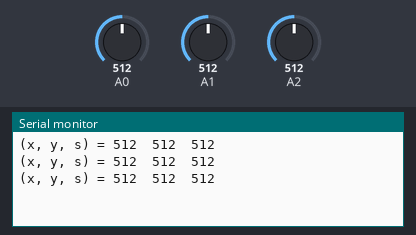
A sketch run on a simulated Arduino Uno, built with avr-gcc and run on an emulated ATmega328P. On the bench: the last lines printed to the serial monitor. Inputs (shaded band) come from the test bench; at power-on: A0 = 512, A1 = 512, A2 = 512.

Above: at 3.2 s.
3.3 s: A0 set to 716
At 3.9 s:
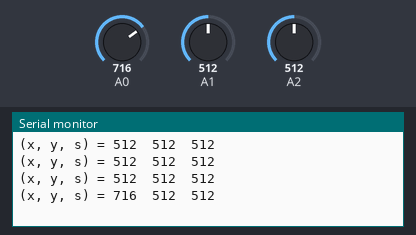
4.8 s: A1 set to 716
At 5.4 s:
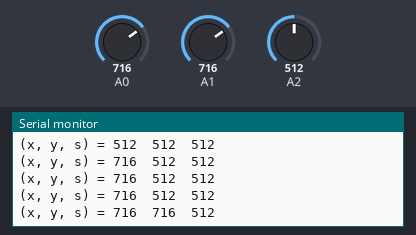
6.3 s: A2 set to 716
At 6.9 s:
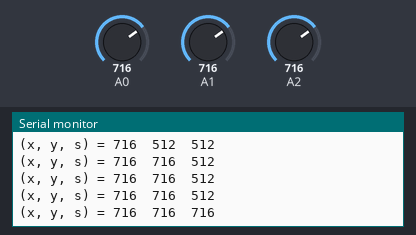
7.8 s: A0 set to 900
At 8.4 s:
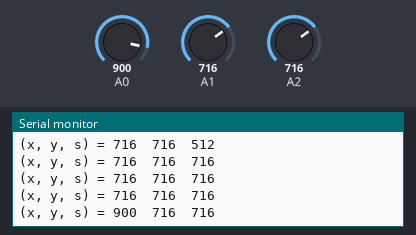
9.3 s: A1 set to 900
At 9.9 s:
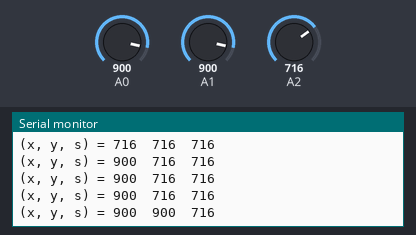
10.8 s: A2 set to 900
At 11.4 s:
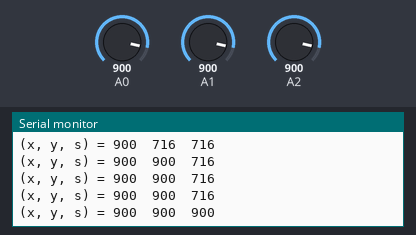
Timing chart, 0 to 13.3 s (numbered marks = the images above; inputs shaded):
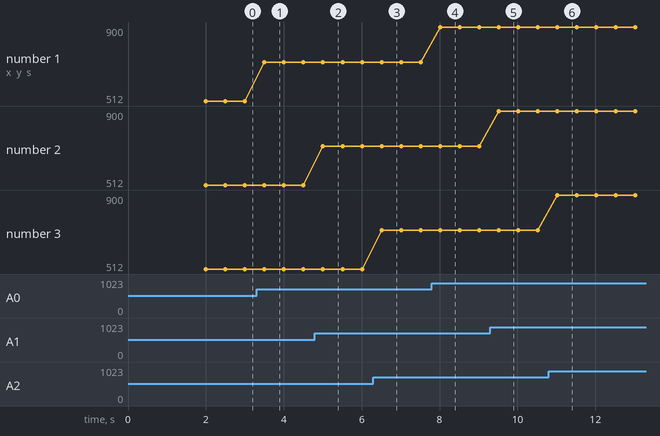

The sketch:

Uno_Joystick_Test.ino
```cpp
/*
 * File: Uno_Jostick_Test.ino
 *
 * Test of Analog joystick @ Arduino Uno
 * Claus Kühnel 2020-02-17 info@ckuehnel.ch
 *
 * Connections:
 * Joystick  Arduino Uno
 *     GND -- GND
 *     VCC -- 5 V
 *     VRx -- A0
 *     VRy -- A1
 *       S -- A2
 */
#define CONVERT 0

int x,y,s;  // Joystick coordinates

void readJoystick(int &x, int &y, int &s)
{
  x = analogRead(0);
  y = analogRead(1);
  s = analogRead(2);
}

void setup()
{
  Serial.begin(115200);
  delay(2000); // wait for Serial Monitor
}

void loop()
{
  readJoystick(x, y, s);
  if (CONVERT)
  {
    x = map(x, 0, 677, 0, 1023);
    y = map(y, 0, 677, 0, 1023);
    if (s > 10) s = 1; else s = 0;
  }
  Serial.print("(x, y, s) = ");
  Serial.print(x);
  Serial.print("\t");
  Serial.print(y);
  Serial.print("\t");
  Serial.println(s);
  delay(500);
}
```

Measured:
- after the input at 3.3 s, the serial monitor: prints a new line after 0.20 s (image 1)
- after the input at 4.8 s, the serial monitor: prints a new line after 0.21 s (image 2)
- after the input at 6.3 s, the serial monitor: prints a new line after 0.21 s (image 3)
- after the input at 7.8 s, the serial monitor: prints a new line after 0.21 s (image 4)
- after the input at 9.3 s, the serial monitor: prints a new line after 0.22 s (image 5)
- after the input at 10.8 s, the serial monitor: prints a new line after 0.22 s (image 6)
- plotted number 1: 512 → 716 after the input at 3.3 s, 716 → 900 after the input at 7.8 s
